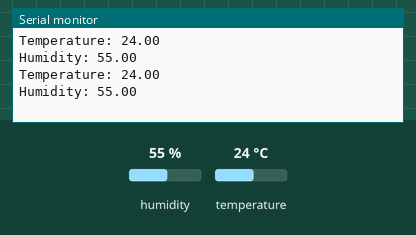
Bench run of a sketch on a simulated Arduino Uno, built with avr-gcc and run on an emulated ATmega328P. Parts: the last lines printed to the serial monitor. The inputs (shaded band) are chosen by the test bench; at power-on: humidity 55 %, temperature 24 °C.

Above: at 2.8 s.
2.9 s: humidity set to 22 %
At 5.3 s:
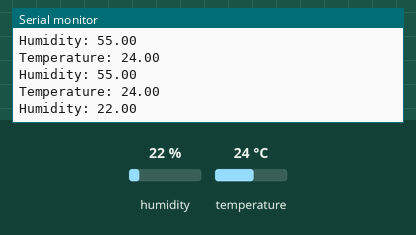
5.6 s: temperature set to 12 °C
At 7.5 s:
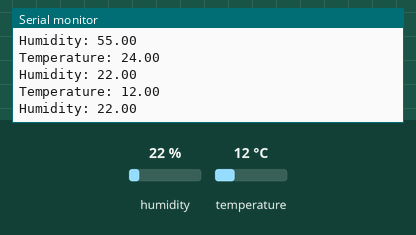
8.3 s: humidity set to 40 %
At 11.3 s:
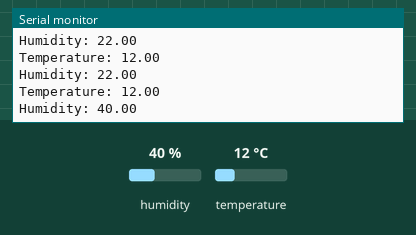
Timing chart, 0 to 12.8 s (numbered marks = the images above; inputs shaded):
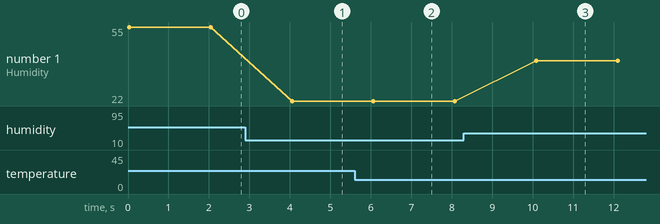

The sketch:

DHT22_Temperature_Sensor.ino
```cpp
#include "DHTesp.h"

DHTesp dht;
#define DHTPIN 7     // what pin we're connected to
#define DHTTYPE DHT22   // DHT 22  (AM2302)

void setup()
{
  Serial.begin(9600);
  dht.setup(DHTPIN, DHTesp::DHTTYPE);
}

void loop()
{
  TempAndHumidity measurement = dht.getTempAndHumidity();

  Serial.print("Temperature: ");
  Serial.println(measurement.temperature);

  Serial.print("Humidity: ");
  Serial.println(measurement.humidity);

  delay(2000);
}
```

Measured:
- after the input at 2.9 s, the serial monitor: prints a new line after 1.2 s (image 1)
- after the input at 5.6 s, the serial monitor: prints a new line after 0.44 s (image 2)
- after the input at 8.3 s, the serial monitor: prints a new line after 1.8 s (image 3)
- plotted number 1: 55 → 22 after the input at 2.9 s, 22 → 40 after the input at 8.3 s
